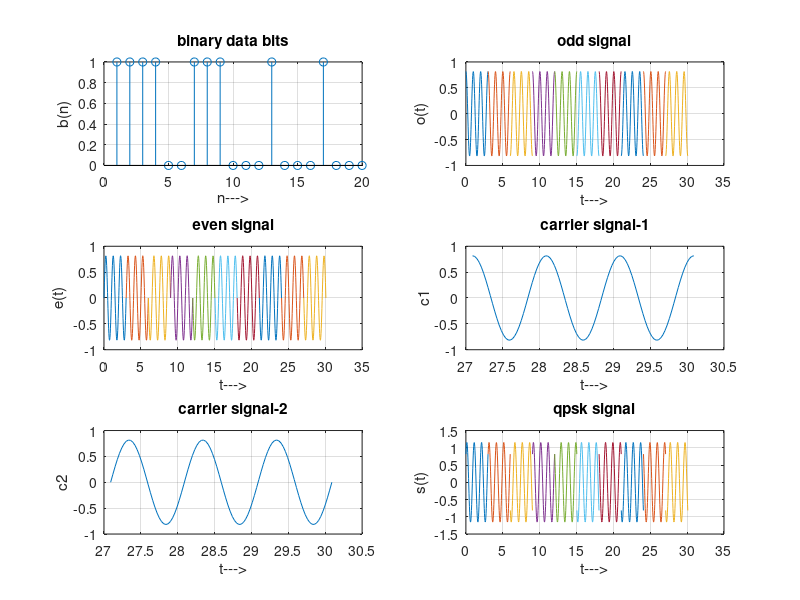

Write the MATLAB code that produced this figure.
clc;
clear all;
close all;
Tb=3;
t=0:(Tb/100):Tb;
fc=1;
c1=sqrt(2/Tb)*cos(2*pi*fc*t);
c2=sqrt(2/Tb)*sin(2*pi*fc*t);
N=20;
m=rand(1,N);
t1=0;
t2=Tb;
for i=1:2:(N-1)
t=[t1:(Tb/100):t2];
if m(i)>0.5
m(i)=1;
m_so= ones (1,length(t));
else
m(i)=0;
m_so= -1*ones (1,length(t));
end
% m_s1(i,:)=m_so;
% subplot(4,2,1);
% plot(t,m_s1(i,:));
odd_sig(i,:)=c1.*m_so;
subplot(3,2,2);
plot(t,odd_sig(i,:));
title('odd signal');
xlabel('t--->');
ylabel('o(t)');
grid on;
hold on;
if m(i+1)>0.5
m(i+1)=1;
m_se=ones(1,length(t));
else
m(i+1)=0;
m_se=-1*ones(1,length(t));
end
% m_s2(i+1,:)=m_se;
% subplot(4,2,2);
% plot(t,m_s2(i+1,:));
even_sig(i,:)=c2.*m_se;
subplot(3,2,3);
plot(t,even_sig(i,:));
title('even signal');
xlabel('t--->');
ylabel('e(t)');
grid on;
hold on;
qpsk=odd_sig+even_sig;
subplot(3,2,6);
plot(t,qpsk(i,:));
title('qpsk signal');
xlabel('t--->');
ylabel('s(t)');
grid on;
hold on;
t1=t1+(Tb+.01);
t2=t2+(Tb+.01);
end
hold off ;
subplot(3,2,1);
stem(m);
title('binary data bits'); xlabel('n--->');ylabel('b(n)'); grid on;
subplot(3,2,4);plot(t,c1);
title('carrier signal-1'); xlabel('t--->');ylabel('c1'); grid on;
subplot(3,2,5);plot(t,c2);
title('carrier signal-2'); xlabel('t--->');ylabel('c2'); grid on;